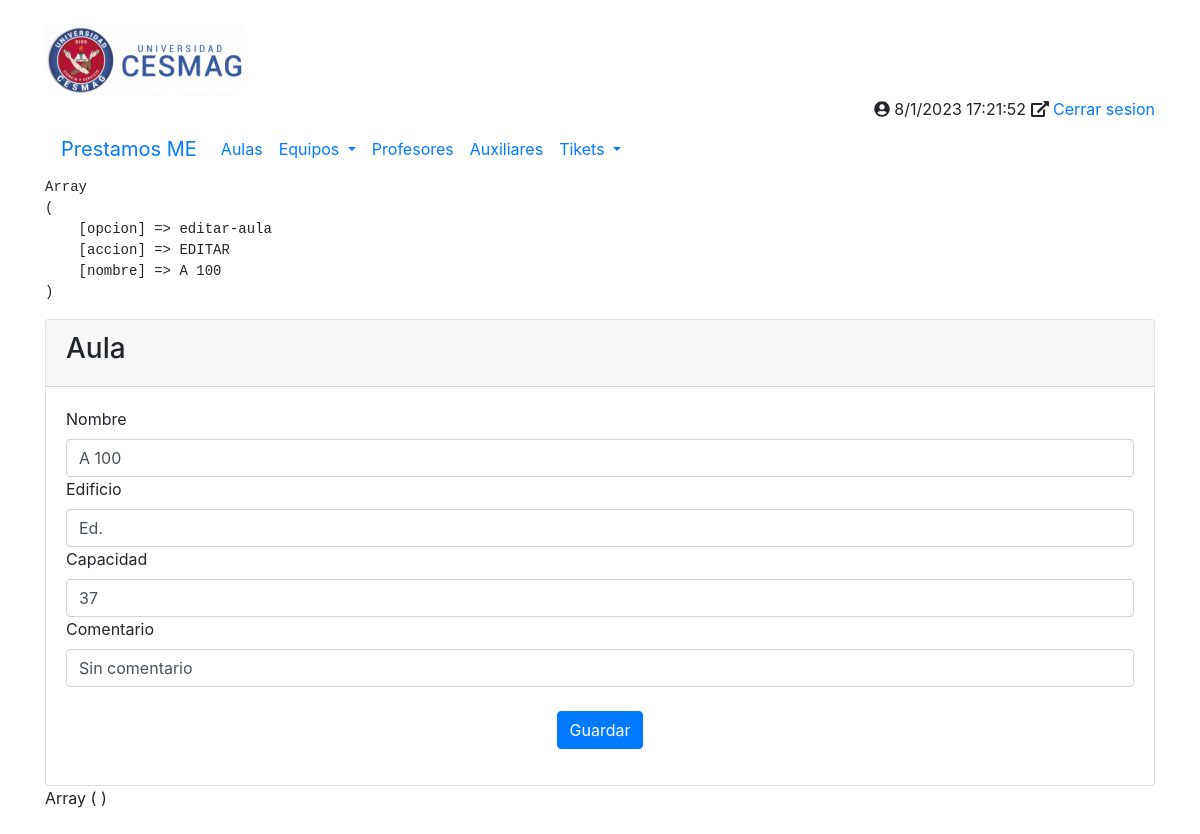
Page /principal.php?opcion=editar-aula&accion=EDITAR&nombre=A 100 on the committed database.
### tables this page shows
CREATE TABLE `tbl_aulas` (
  `id` int(100) NOT NULL,
  `nombre` varchar(100) NOT NULL,
  `edificio` varchar(100) DEFAULT NULL,
  `capacidad` int(100) DEFAULT NULL,
  `comentario` varchar(500) DEFAULT NULL
);

### php/aulas/nueva_aula.php (the view, shortened to what this page needs)
<?php
echo "<pre>";
print_r($_REQUEST);
echo "</pre>";
$accion = $_GET['accion'];
$nombre     = $_GET['nombre'];
if ($accion == "ADICIONAR") {
    $id          = 00;
    $edificio    = "";
    $capacidad   = "";
    $comentario  = "";
} elseif ($accion == "EDITAR") {
    $conexion   = conectarBD();
    $sSQL       = "SELECT *  FROM tbl_aulas WHERE nombre = '$nombre';";
    $datos      = $conexion->query($sSQL);
    foreach ($datos as $fila) {
        $nombre           =  $fila['nombre'];
        $edificio         =  $fila['edificio'];
        $capacidad        =  $fila['capacidad'];
        $comentario       =  $fila['comentario'];
    }
}
?>
<div class"container">
    <div class="card">
        <div class="card-header">
            <h3>Aula</h3>
        </div>
        <div class="card-body">
            <form class="form-group" action="php/aulas/guardar.php" method="POST">
                <label>Nombre</label>
                <input type="text" name="nombre" class="form-control" value="<?php echo $nombre; ?>">
                <label>Edificio</label>
                <input type="text" name="edificio" class="form-control" value="<?php echo $edificio; ?>">
                <label>Capacidad</label>
                <input type="text" name="capacidad" class="form-control" value="<?php echo $capacidad; ?>">
                <label>Comentario</label>
                <input type="text" name="comentario" class="form-control" value="<?php echo $comentario; ?>">
                <center>
                    <br><button class="btn btn-primary">Guardar</button>
                </center>
            </form>
        </div>
    </div>
</div>
<?php
print_r($_POST);
?>

### rows in the picture
tbl_aulas: nombre "A 100", edificio "Ed.", capacidad "37", comentario "Sin comentario"
